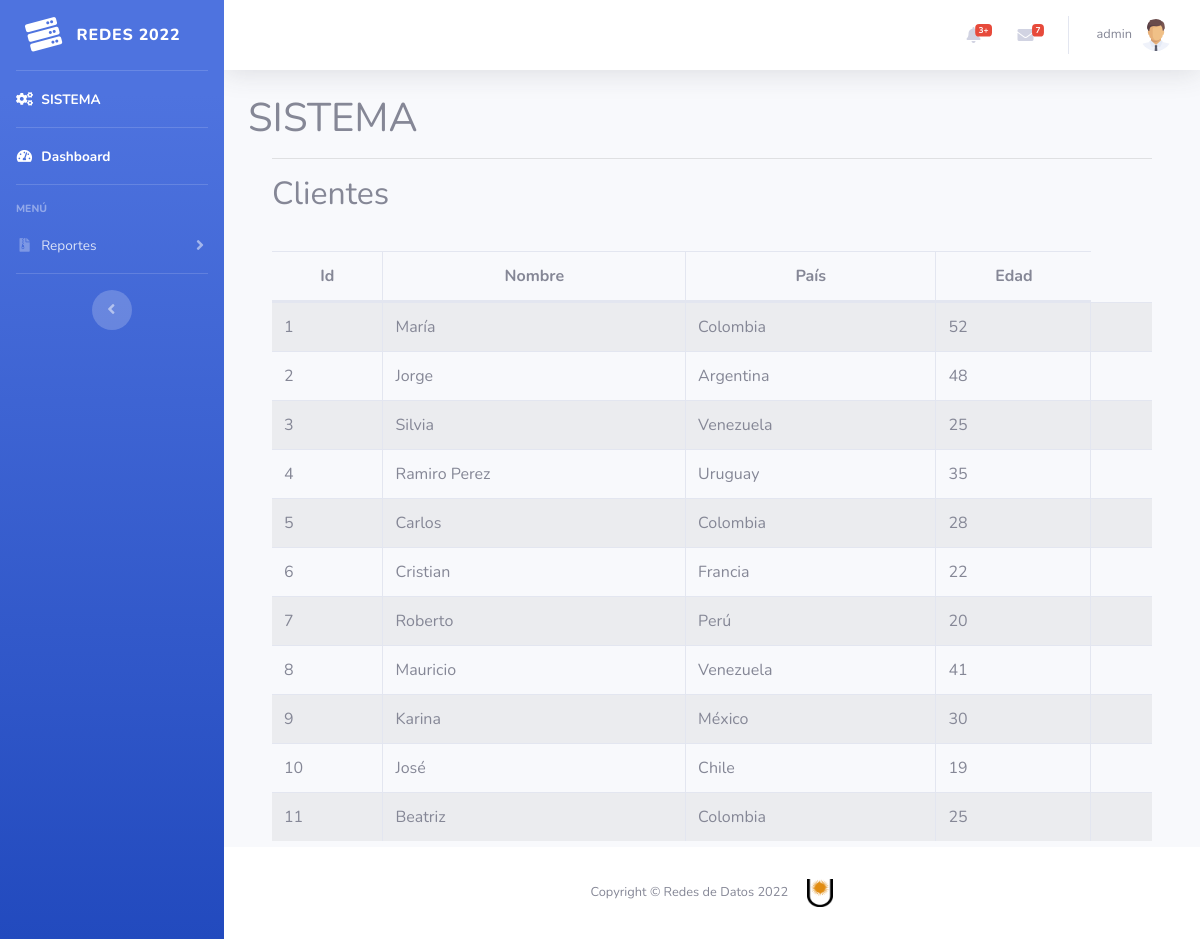
Page /dashboard/clientes.php (signed in) on the earlier database version.
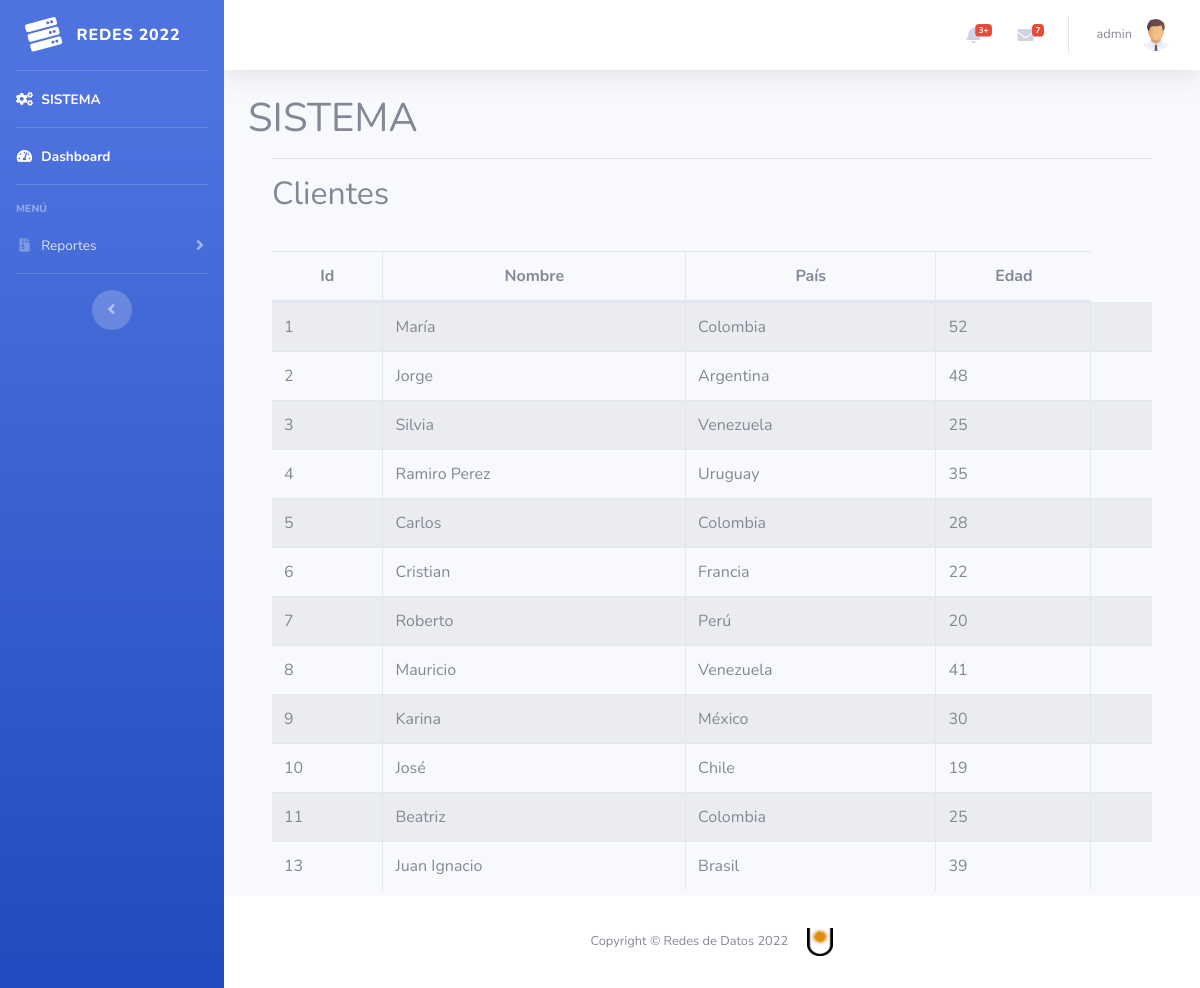
Same page on the later database version.
### tables this page shows
CREATE TABLE `personas` (
  `id` int(11) NOT NULL,
  `nombre` varchar(50) NOT NULL,
  `pais` varchar(50) NOT NULL,
  `edad` int(11) NOT NULL
);

### dashboard/clientes.php (the view, shortened to what this page needs)
<?php require_once "vistas/parte_superior.php"?>
<div class="container">
    <h1 class="text-uppercase">Sistema <?php echo Rol($_SESSION["s_rol"]) ?></h1>
 <?php
$objeto = new Conexion();
$conexion = $objeto->Conectar();
$consulta = "SELECT id, nombre, pais, edad FROM personas";
$resultado = $conexion->prepare($consulta);
$resultado->execute();
$data=$resultado->fetchAll(PDO::FETCH_ASSOC);
?>
<div class="container">
    <hr class="sidebar-divider d-none d-md-block">
    <h2>Clientes</h2>
</div>
    <br>
<div class="container">
        <div class="row">
                <div class="col-lg-12">
                    <div class="table-responsive">
                        <table id="tablaPersonas" class="table table-striped table-bordered table-condensed" style="width:100%">
                        <thead class="text-center">
                            <tr>
                                <th>Id</th>
                                <th>Nombre</th>
                                <th>País</th>
                                <th>Edad</th>
                            </tr>
                        </thead>
                        <tbody>
                            <?php
                            foreach($data as $dat) {
                            ?>
                            <tr>
                                <td><?php echo $dat['id'] ?></td>
                                <td><?php echo $dat['nombre'] ?></td>
                                <td><?php echo $dat['pais'] ?></td>
                                <td><?php echo $dat['edad'] ?></td>
                                <td></td>
                            </tr>
                            <?php
                                }
                            ?>
                        </tbody>
                       </table>
                    </div>
                </div>
        </div>
    </div>
</div>
<?php require_once "vistas/parte_inferior.php"?>

### dashboard/vistas/parte_superior.php (shortened to what this page needs)
<!DOCTYPE html>
<html lang="en">
<head>
  <link href="vendor/fontawesome-free/css/all.min.css" rel="stylesheet" type="text/css">
  <link href="css/sb-admin-2.min.css" rel="stylesheet">
    <link rel="stylesheet" type="text/css" href="vendor/datatables/datatables.min.css"/>
    <link rel="stylesheet"  type="text/css" href="vendor/datatables/DataTables-1.10.18/css/dataTables.bootstrap4.min.css">
</head>
<body id="page-top">
  <div id="wrapper">
    <ul class="navbar-nav bg-gradient-primary sidebar sidebar-dark accordion" id="accordionSidebar">
      <a class="sidebar-brand d-flex align-items-center justify-content-center" href="index.php">
        <div class="sidebar-brand-icon rotate-n-15">
          <i class="fas fa-server"></i>
        </div>
        <div class="sidebar-brand-text mx-3">REDES 2022</div>
      </a>
      <hr class="sidebar-divider my-0">
      <li class="nav-item active">
        <a class="nav-link" href="#">
        <i class="fas fa-fw fa-cogs"></i>
        <span class="text-uppercase">Sistema <?php echo Rol($_SESSION["s_rol"]) ?></span></a>
      </li>
      <hr class="sidebar-divider my-0">
      <li class="nav-item active">
        <a class="nav-link" href="index.php">
          <i class="fas fa-fw fa-tachometer-alt"></i>
          <span>Dashboard</span></a>
      </li>
      <hr class="sidebar-divider">
      <div class="sidebar-heading">
        Menú
      </div>
      <li class="nav-item">
        <a class="nav-link collapsed" href="#" data-toggle="collapse" data-target="#collapseTwo" aria-expanded="true" aria-controls="collapseTwo">
          <i class="fas fa-fw fa-file-archive"></i>
          <span>Reportes</span>
        </a>
      </li>
      <hr class="sidebar-divider d-none d-md-block">
      <div class="text-center d-none d-md-inline">
        <button class="rounded-circle border-0" id="sidebarToggle"></button>
      </div>
    </ul>
    <div id="content-wrapper" class="d-flex flex-column">
      <div id="content">
        <nav class="navbar navbar-expand navbar-light bg-white topbar mb-4 static-top shadow">
          <ul class="navbar-nav ml-auto">
            <li class="nav-item dropdown no-arrow mx-1">
              <a class="nav-link dropdown-toggle" href="#" id="alertsDropdown" role="button" data-toggle="dropdown" aria-haspopup="true" aria-expanded="false">
                <i class="fas fa-bell fa-fw"></i>
                <span class="badge badge-danger badge-counter">3+</span>
              </a>
            </li>
            <li class="nav-item dropdown no-arrow mx-1">
              <a class="nav-link dropdown-toggle" href="#" id="messagesDropdown" role="button" data-toggle="dropdown" aria-haspopup="true" aria-expanded="false">
                <i class="fas fa-envelope fa-fw"></i>
                <span class="badge badge-danger badge-counter">7</span>
              </a>
            </li>
            <li class="nav-item dropdown no-arrow">
              <a class="nav-link dropdown-toggle" href="#" id="userDropdown" role="button" data-toggle="dropdown" aria-haspopup="true" aria-expanded="false">
                <span class="mr-2 d-none d-lg-inline text-gray-600 small"><?php echo $_SESSION["s_usuario"];?> <?php echo $_SESSION["s_apellido"];?></span>
                <img class="img-profile rounded-circle" src="img/user.png">
              </a>
            </li>
          </ul>
        </nav>

### dashboard/vistas/parte_inferior.php (shortened to what this page needs)
      </div>
      <footer class="sticky-footer bg-white">
        <div class="container my-auto">
          <div class="copyright text-center my-auto">
            <span class="pr-3">Copyright &copy; Redes de Datos 2022</span>
            <img src="img/Logo-UNNE-O.png" alt="Logo UNNE" width="26" height="28">
          </div>
        </div>
      </footer>
    </div>
  </div>
</body>
</html>

Differences in the rows shown:
added personas: id "13", nombre "Juan Ignacio", pais "Brasil", edad "39"
